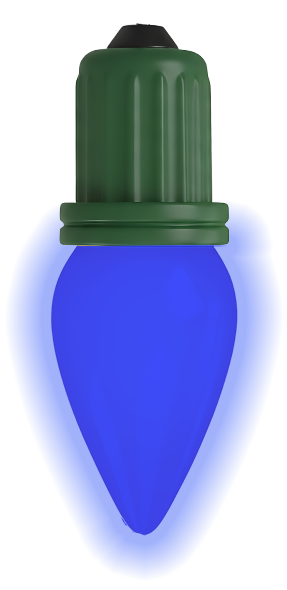
#> input picture src/components/admin/drawing-assets/light-bulbArtboard-2.png, 287 x 590 px
$ python prepare-mockup-assets.py
#> lines starting #> are read from the running program, lines starting #| are printed output that depends on the picture
"""
Builds the lights-mockup sprites in public/christmas-mockup/ from the source
art in src/components/admin/drawing-assets/.

Every bulb color is recolored from the blue C9 (the only source bulb with a
clean transparent background): pixels in the blue glass/glow hue range get
the target hue and saturation, keeping their brightness and alpha, so the
green socket and the glass shading stay intact.

Run: python3 scripts/prepare-mockup-assets.py   (needs Pillow)
"""

import colorsys
from pathlib import Path

from PIL import Image

ROOT = Path(__file__).resolve().parent.parent
SOURCE = ROOT / 'src/components/admin/drawing-assets'
OUT = ROOT / 'public/christmas-mockup'
BULB_HEIGHT = 256
GARLAND_WIDTH = 2000
WREATH_WIDTH = 900

# name: (hue 0-1, saturation scale, brightness lift)
BULB_COLORS = {
    'warm-white': (0.11, 0.42, 0.28),
    'bright-white': (0.58, 0.08, 0.32),
    'red': (0.995, 1.0, 0.0),
    'green': (0.36, 1.0, 0.05),
    'blue': (None, 1.0, 0.0),
    'amber': (0.1, 1.0, 0.12),
    'purple': (0.8, 0.9, 0.05),
}


def is_glass(h, s):
    return 0.52 <= h <= 0.8 and s > 0.12


def recolor(source, hue, sat_scale, lift):
    out = source.copy()
    pixels = out.load()
    for y in range(out.height):
        for x in range(out.width):
            r, g, b, a = pixels[x, y]
            if not a:
                continue
            h, s, v = colorsys.rgb_to_hsv(r / 255, g / 255, b / 255)
            if not is_glass(h, s):
                continue
            new_h = h if hue is None else hue
            new_s = min(1.0, s * sat_scale)
            new_v = min(1.0, v + (1 - v) * lift)
            nr, ng, nb = colorsys.hsv_to_rgb(new_h, new_s, new_v)
            pixels[x, y] = (round(nr * 255), round(ng * 255), round(nb * 255), a)
    return out


def main():
    OUT.mkdir(parents=True, exist_ok=True)
    blue = Image.open(SOURCE / 'light-bulbArtboard-2.png').convert('RGBA')
#> blue is the input picture: PIL image 287x590 RGBA; mean R, G, B, A 105.3, 125.9, 215.8, 117.1
    blue = blue.crop(blue.split()[3].getbbox())
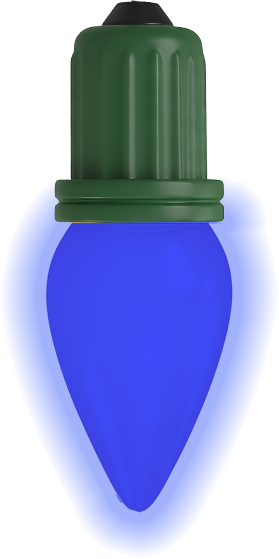
#> blue: PIL image 279x559 RGBA; mean R, G, B, A 97.1, 118.6, 212.6, 127.2; transparent parts drawn white
    blue = blue.resize((round(blue.width * BULB_HEIGHT / blue.height), BULB_HEIGHT), Image.LANCZOS)
#> blue: PIL image 128x256 RGBA
    for name, (hue, sat_scale, lift) in BULB_COLORS.items():
        recolor(blue, hue, sat_scale, lift).save(OUT / f'c9-{name}.png', optimize=True)
#> this loop made 7 passes
#> pass 1, in main, `recolor(blue, hue, sat_scale, lift).save(OUT / f'c9-{name}.png', optim..`:
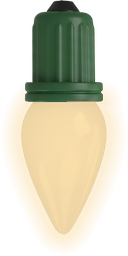
#> saved as c9-warm-white.png: PIL image 128x256 RGBA; mean R, G, B, A 129.1, 122.4, 93.6, 127.1; transparent parts drawn white
#> pass 2, in main, `recolor(blue, hue, sat_scale, lift).save(OUT / f'c9-{name}.png', optim..`:
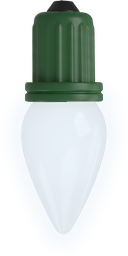
#> saved as c9-bright-white.png: PIL image 128x256 RGBA; mean R, G, B, A 122.4, 131.6, 130.1, 127.1; transparent parts drawn white

#> (the run stopped early here; a loop or call above may not have finished)
